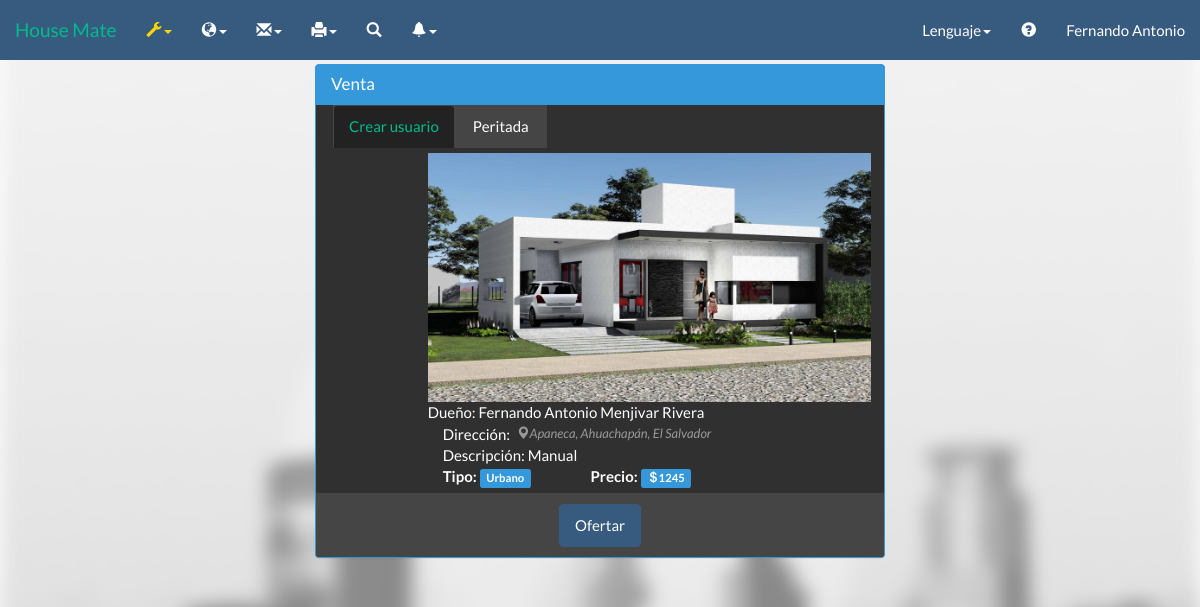
Page /HouseMate2_2/inmueble.php?IdInmueble=3&tip=1 (signed in) on the committed database.
### tables this page shows
CREATE TABLE IF NOT EXISTS `inmueble` (
  `IdInmueble` varchar(5) NOT NULL,
  `Dueno` varchar(5) DEFAULT NULL,
  `Direccion` varchar(140) NOT NULL,
  `Descripcion` varchar(140) NOT NULL,
  `VentaRenta` int(1) NOT NULL,
  `Tipopropiedad` int(1) NOT NULL,
  `Precio` varchar(20) NOT NULL,
  `Imagen` varchar(100) NOT NULL,
  `DescDire` text,
  `estado` varchar(1) NOT NULL,
  `areadeterreno` varchar(15) NOT NULL,
  `areadeconstruc` varchar(15) NOT NULL,
  `aprovado` varchar(1) NOT NULL,
  `age` varchar(2) NOT NULL,
  `valuo1` varchar(15) NOT NULL,
  `valuo2` varchar(15) NOT NULL,
  `total` varchar(20) NOT NULL,
  `remaining` varchar(2) NOT NULL,
  `perito` varchar(5) NOT NULL
);

CREATE TABLE IF NOT EXISTS `tbusuario` (
  `idUsuario` varchar(5) NOT NULL DEFAULT '',
  `nombre` varchar(20) DEFAULT NULL,
  `apellido` varchar(20) DEFAULT NULL,
  `fechanac` date NOT NULL,
  `correo` varchar(50) DEFAULT NULL,
  `usuario` varchar(20) DEFAULT NULL,
  `contra` varchar(120) DEFAULT NULL,
  `tipo` int(1) DEFAULT NULL,
  `image` varchar(50) DEFAULT NULL
);

### HouseMate2_2/Call/Lenguaje/Idiomas/langes.php (called while the page is built, shortened)
<?php
$lang = array();
$lang['peritada'] = "Peritada";
$lang['denor'] = "Resultado :";
$lang['Constr'] ="Construcción";
$lang['lot'] = "Terreno";
$lang['lotvalue'] = "Valor de terreno";
$lang['builvalue'] = "Valor construcción";
$lang['VU'] = "Valor unitario";
$lang['FE'] = "Estado de conservación";
$lang['FD'] = "Factor depreciación";
$lang['VNR'] = "Valor neto";
$lang['VNR'] = "Valor neto nuevo";
$lang['FFU'] = "Factor funcionalidad";
$lang['VUR'] = "Vida útil remanente";
$lang['ValuoR'] = "Valuar inmueble";
$lang['Valuo'] = "Valuar";
$lang['agev'] = "Vida útil";
$lang['ages'] = "Age";
$lang['age'] = "Edad de construcción";
$lang['NoTa'] = "Tags normales";
$lang['NoTa2'] = "Tags extras";
$lang['are'] = "Área";
$lang['area1'] = "Área de terreno";
$lang['area2'] = "Área construcción";
$lang['esta1'] = "Nuevo";
$lang['esta2'] = "Bueno";
$lang['esta3'] = "Medio";
$lang['esta4'] = "Regular";
$lang['esta5'] = "Reparaciones sencillas";
$lang['esta6'] = "Reparaciones medias";
$lang['esta7'] = "Reparaciones importantes";
$lang['esta8'] = "Reparaciones cruciales";
$lang['esta9'] = "En desecho";
$lang['esta10'] = "Inrreversible";
$lang['ME'] = "Modifciar empresa";
$lang['Titulo'] = "Título";
$lang['TY'] = "No puedes repetir un título";
$lang['Request'] = "Solicitar";
$lang['Start'] = "Inicio";
$lang['Anuncios'] = "Anuncio";
$lang['UpgradeM'] = "Mejorar";
$lang['accept'] = "Aceptar";
$lang['No'] = "Rechazar";
$lang['mensaje'] = "Mensaje";
$lang['YTE'] = "Ya tiene una empresa";
$lang['TE'] = "Tiene una empresa";
$lang['Need'] = "No tengo cuenta";
$lang['Page_title'] = 'House Mate';
$lang['Cuenta'] = 'Registrarse';
$lang['Acerca'] = 'Acerca de';
$lang['Config'] = 'Configuración';
$lang['Informacion'] = 'Información';
$lang['Solicitud'] = "Solicitud";
$lang['Status'] = "Estado";
$lang['aprovado'] = "Aprovado";
$lang['naprovado'] = "No aprovado";
$lang['compose'] = "Enviar";
$lang['nocuentaop'] = "Para poder acceder a estas funciones debes mejorar tu cuenta";
$lang['Aqui'] = "Aqui!!";
$lang['new-empresa'] = " esta interesado en ti";
?>

### HouseMate2_2/inmueble.php (the view, shortened to what this page needs)
<!DOCTYPE HTML>
<?php
require ("Call/Lenguaje/lenguaje.php");
?>
<html>
<head>
	<link href='css/bootstrap.min.css' rel='stylesheet'/>
	<link href="css/bootstrap-table.css" rel="stylesheet">
	<link href='css/change.css' rel='stylesheet'/>
</head>
<body>
<?php
if(isset($_SESSION['tip']))
{
	switch($_SESSION['tip'])
	{
		case 1:
		include("Header/barranav2.php");
		break;
	}
}
else
{
	include "Header/barranav0.php";
}
?>
<div id="main">
    <div class="row">
    <?php
        $casa = $_GET['IdInmueble'];
        $consulta = ( "select inmueble.*, tbusuario.IdUsuario, tbusuario.nombre, tbusuario.apellido from inmueble  left join tbusuario on inmueble.Dueno = tbusuario.idUsuario WHERE inmueble.IdInmueble = '$casa'");
        $cs = mysql_query($consulta);
        while ($row=mysql_fetch_array($cs)){
    ?>
        <div class="col-xs-12 col-sm-12 col-md-8 col-lg-6 col-xs-offset-0 col-sm-offset-0 col-md-offset-2 col-lg-offset-3" >
          <div class="panel panel-info">
            <div class="panel-heading">
                <h3 class="panel-title">
                    <?php
                        if($row['VentaRenta'] == "2"){
                            echo $lang['Venta'];
                        }
                        else{
                            echo $lang['Renta'];
                        }
                    ?>
                </h3>
            </div>
            <div class="row row-centered">
                <div class="col-sm-12 col-centered">
                <?php
            if($row['aprovado'] == 1){ ?>
                        <ul id='what' class='nav nav-tabs'>
                        <li id='me' class='active negro'><a href='#home' data-toggle='tab'>
                        <?=$lang['Crear-Usuario']?>
                        </a></li>
                         <li id='me2' class='negro'><a href='#crear' data-toggle='tab'>
                        <?=$lang['peritada']?>
                        </a></li>
                    </ul>
                <?php    }
                    ?>
                </div>
            </div>
            <div id='myTabContent' class='tab-content'>
                <div class='tab-pane fade active in' id='home'>
        <div class="panel-body">
            <center>
                  <div class="row">
                      <div class="col-sm-2"></div>
                    <div class=" col-sm-10 col-centered">
                        <img class="limitme" src="<?php echo $row['Imagen'] ?>" height="100%" width="100%">
                        <div class="row">
                        <div class="row">
                        <?php echo $lang['Duen'];?>:
                        <?php echo $row['nombre']." ".$row['apellido'] ?>
                        </div>
                        <div class="row">
                            <div class="col-sm-2">
                        <?php echo $lang['Direccion'];?>:</div>
                            <div class="col-sm-8">
                        <cite><small><i class="glyphicon glyphicon-map-marker">
                        </i><?php echo $row['Direccion'] ?></small></cite></div>
                        </div>
                        <div class="row">
                            <div class="col-sm-12">
                        <?php echo $lang['Descripcion'];?>:
                        <?php echo $row['Descripcion'] ?>
                      </div>
                        </div>
                      <div class="row">
                      <div class="col-sm-4">
                        <label><?php echo $lang['tipo'];?>:</label>
                        <label class="label label-info"><?php
                            if($row['Tipopropiedad'] == 1){
                                echo $lang['Urbana'];
                            }else{
                                echo $lang['Rustico'];
                            }
                            ?></label>
                        </div>
                        <div class="col-sm-4">
                            <label><?php echo $lang['precio'];?>:</label>
                            <label class="label label-info"><i class="glyphicon glyphicon-usd">
                        </i><?php echo $row['Precio'] ?></label>
                          </div>
                        </div>
                      </div>
                        </div>
                  </div>
            </div>
                </div>
              </div>
            <div class="panel-footer">
                <center>
								<?php
                  if(isset($_SESSION['id']))
                  {
                      $inmueble = $row['IdInmueble'];
                      $link = "convenio.php?IdInmueble=".$inmueble;
                      echo "<a href='".$link."' name='mejorar' class='btn btn-primary' >".$lang['Offer']."</a>";
                  }
                  else
                  {
                      echo "<p> ".$lang['sin-cuenta']." <a name='crear' href='inicio.php'>".$lang['Crear-Cuenta']."</a>".$lang['o']."<a type='button' class='pointerclick' data-toggle='modal' data-target='#myModal' >".$lang['Iniciar-Sesion']."</a></p>";
                  }
								?>
            <?php
                }
            ?>
                </center>
            </div>
            </div>
        </div>
        </div>
    </div>
</body>
</html>

### HouseMate2_2/css/change.css (style rules this page uses)
#what { border-bottom: none; }
.row-centered { text-align:center; }

### HouseMate2_2/css/intro.css (style rules this page uses)
.negro { background-color: #464545; }

### rows in the picture
inmueble: Imagen (picture), tbusuario.nombre "Fernando Antonio", tbusuario.apellido "Menjivar Rivera", Direccion "Apaneca, Ahuachapán, El Salvador", Descripcion "Manual", Precio "1245"

### other values in the picture
$lang['Idioma'] "Lenguaje"
$_SESSION['user'] "Fernando Antonio"
